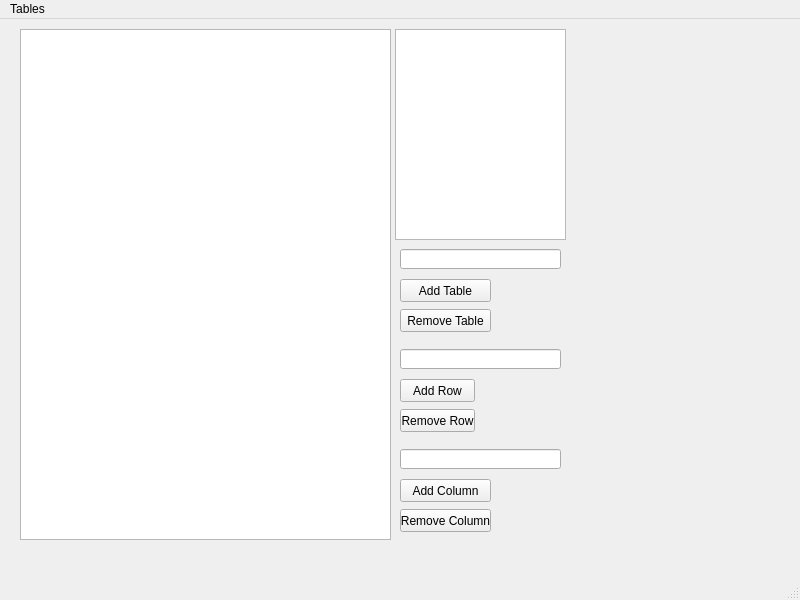
<?xml version="1.0" encoding="UTF-8"?>
<ui version="4.0">
 <class>MainWindow</class>
 <widget class="QMainWindow" name="MainWindow">
  <property name="geometry">
   <rect>
    <x>0</x>
    <y>0</y>
    <width>800</width>
    <height>600</height>
   </rect>
  </property>
  <property name="windowTitle">
   <string>MainWindow</string>
  </property>
  <widget class="QWidget" name="centralwidget">
   <widget class="QPushButton" name="addtable">
    <property name="geometry">
     <rect>
      <x>400</x>
      <y>260</y>
      <width>91</width>
      <height>23</height>
     </rect>
    </property>
    <property name="text">
     <string>Add Table</string>
    </property>
   </widget>
   <widget class="QTableWidget" name="tableWidget">
    <property name="geometry">
     <rect>
      <x>20</x>
      <y>10</y>
      <width>371</width>
      <height>511</height>
     </rect>
    </property>
   </widget>
   <widget class="QPushButton" name="revtable">
    <property name="geometry">
     <rect>
      <x>400</x>
      <y>290</y>
      <width>91</width>
      <height>23</height>
     </rect>
    </property>
    <property name="text">
     <string>Remove Table</string>
    </property>
   </widget>
   <widget class="QPushButton" name="addrow">
    <property name="geometry">
     <rect>
      <x>400</x>
      <y>360</y>
      <width>75</width>
      <height>23</height>
     </rect>
    </property>
    <property name="text">
     <string>Add Row</string>
    </property>
   </widget>
   <widget class="QPushButton" name="revrow">
    <property name="geometry">
     <rect>
      <x>400</x>
      <y>390</y>
      <width>75</width>
      <height>23</height>
     </rect>
    </property>
    <property name="text">
     <string>Remove Row</string>
    </property>
   </widget>
   <widget class="QPushButton" name="addcol">
    <property name="geometry">
     <rect>
      <x>400</x>
      <y>460</y>
      <width>91</width>
      <height>23</height>
     </rect>
    </property>
    <property name="text">
     <string>Add Column</string>
    </property>
   </widget>
   <widget class="QPushButton" name="revcol">
    <property name="geometry">
     <rect>
      <x>400</x>
      <y>490</y>
      <width>91</width>
      <height>23</height>
     </rect>
    </property>
    <property name="text">
     <string>Remove Column</string>
    </property>
   </widget>
   <widget class="QLineEdit" name="nametable">
    <property name="geometry">
     <rect>
      <x>400</x>
      <y>230</y>
      <width>161</width>
      <height>20</height>
     </rect>
    </property>
   </widget>
   <widget class="QListWidget" name="listWidget">
    <property name="geometry">
     <rect>
      <x>395</x>
      <y>10</y>
      <width>171</width>
      <height>211</height>
     </rect>
    </property>
   </widget>
   <widget class="QLineEdit" name="namerow">
    <property name="geometry">
     <rect>
      <x>400</x>
      <y>330</y>
      <width>161</width>
      <height>20</height>
     </rect>
    </property>
   </widget>
   <widget class="QLineEdit" name="namecol">
    <property name="geometry">
     <rect>
      <x>400</x>
      <y>430</y>
      <width>161</width>
      <height>20</height>
     </rect>
    </property>
   </widget>
  </widget>
  <widget class="QMenuBar" name="menubar">
   <property name="geometry">
    <rect>
     <x>0</x>
     <y>0</y>
     <width>800</width>
     <height>21</height>
    </rect>
   </property>
   <widget class="QMenu" name="menuTables">
    <property name="title">
     <string>Tables</string>
    </property>
   </widget>
   <addaction name="menuTables"/>
  </widget>
  <widget class="QStatusBar" name="statusbar"/>
 </widget>
 <resources/>
 <connections/>
</ui>
